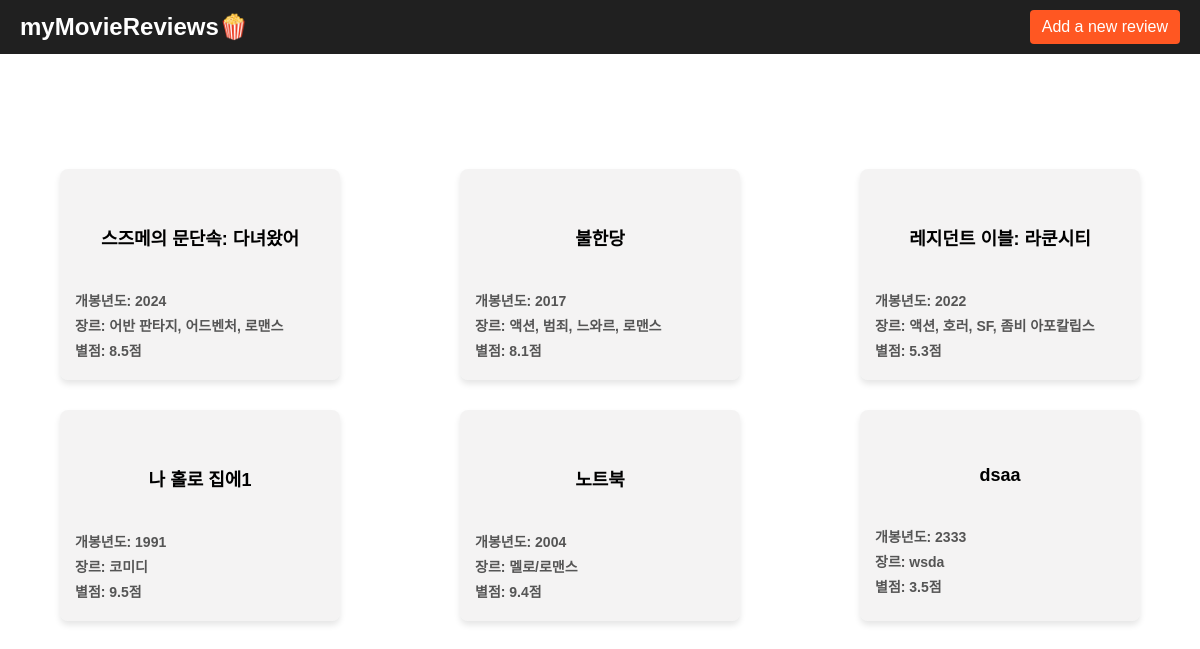
The page / on the database its author committed.
### ReviewList/models.py (models this page shows)
class Review(models.Model):
    title = models.TextField()  # 영화 제목
    release_year = models.IntegerField(null=True, blank=True) #개봉년도
    director = models.TextField()  # 감독
    main_actor = models.TextField()  # 주연
    genre = models.TextField()  # 장르
    rating = models.DecimalField(max_digits=3, decimal_places=1)  # 별점
    runtime = models.IntegerField()  # 러닝타임 분으로 표기
    content = models.TextField()  # 리뷰 내용
    created_at = models.DateTimeField(auto_now_add=True)  # 작성일

### ReviewList/views.py (the view)
# urls.py: path('', views.review_list, name='review_list'),  # 리뷰 리스트
def review_list(request):
    reviews = Review.objects.all()
    return render(request, 'review_list.html', {'reviews': reviews})

### ReviewList/templates/review_list.html (shortened to what this page needs)
<!DOCTYPE html>
<html>
<head>
</head>
<body>
    <header>
        <h1>myMovieReviews🍿</h1>
        <a href="{% url 'ReviewList:review_create' %}">Add a new review</a>
    </header>
    <div class="container">
        {% for review in reviews %}
        <div class="card">
            <h2><a href="{% url 'ReviewList:review_detail' review.id %}">{{ review.title }}</a></h2>
            <p>개봉년도: {{ review.release_year }}</p>
            <p>장르: {{ review.genre }}</p>
            <p class="rating">별점: {{ review.rating }}점</p>
        </div>
        {% endfor %}
    </div>
</body>
</html>

### ReviewList/templates/review_list.html (style rules this page uses)
body { font-family: Arial, sans-serif; margin: 0; padding: 0; background-color:white; }
header { background-color: #202020; color: white; padding: 10px 20px; display: flex; justify-content: space-between; align-items: center; }
header h1 { margin: 0; font-size: 24px; }
header a { color: white; text-decoration: none; font-size: 16px; background-color: #ff5722; padding: 8px 12px; border-radius: 4px; }
.container { display: flex; flex-wrap: wrap; justify-content: space-around; margin: 100px auto; max-width: 1200px; }
.card { background: rgba(217, 213, 213, 0.292); border-radius: 8px; box-shadow: 0 4px 6px rgba(0, 0, 0, 0.1); margin: 15px; padding: 15px; width: 250px; text-align: center; font-weight: bold; }
.card h2 { font-size: 18px; margin: 40px 0; }
.card a { text-decoration: none; font-weight: bold; color: black; text-align: left; font-size: 18px; margin: 20px; }
.card p { margin: 5px 0; font-size: 14px; color: #555; text-align: left; }

### rows shown on the page
Review: title "스즈메의 문단속: 다녀왔어", release_year "2024", genre "어반 판타지, 어드벤처, 로맨스", rating "8.5"
Review: title "불한당", release_year "2017", genre "액션, 범죄, 느와르, 로맨스", rating "8.1"
Review: title "레지던트 이블: 라쿤시티", release_year "2022", genre "액션, 호러, SF, 좀비 아포칼립스", rating "5.3"
Review: title "나 홀로 집에1", release_year "1991", genre "코미디", rating "9.5"
Review: title "노트북", release_year "2004", genre "멜로/로맨스", rating "9.4"
Review: title "dsaa", release_year "2333", genre "wsda", rating "3.5"
